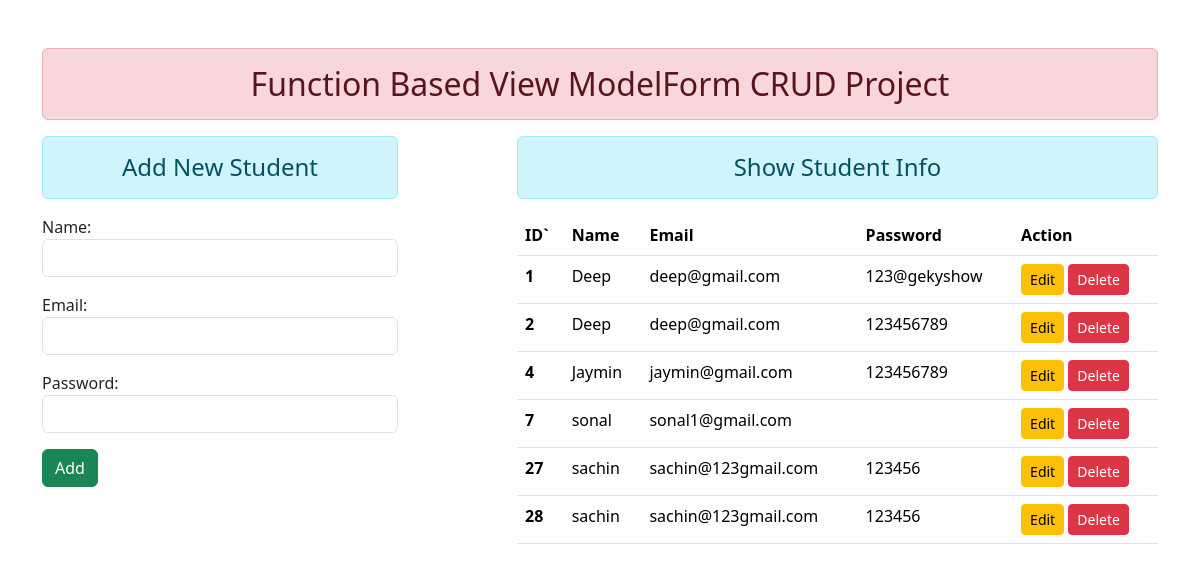
The page / on the database its author committed.
### enroll/models.py (models this page shows)
class User(models.Model):
    name=models.CharField(max_length=70)
    email=models.EmailField(max_length=70)
    password=models.CharField(max_length=100)

### enroll/views.py (the view)
# urls.py: path('',views.add_show,name="addendshow")
def add_show(request):
    if request.method == 'POST':
        fm = studentragistration(request.POST)
        if fm.is_valid():
         nm=fm.cleaned_data['name']
         em=fm.cleaned_data['email']
         pw=fm.cleaned_data['password']
         reg=User(name=nm, email=em ,password=pw)
         reg.save()
         fm = studentragistration()
    else:
        fm = studentragistration()
    stud=User.objects.all()
    return render(request,'enroll/addendshow.html',{'form':fm , 'stu':stud})

### enroll/forms.py
class studentragistration(forms.ModelForm):
    class Meta:
        model=User
        fields=['name','email','password']
        widgets={
            'name': forms.TextInput(attrs={'class':'form-control'}),
            'email': forms.EmailInput(attrs={'class':'form-control'}),
            'password': forms.PasswordInput(attrs={'class':'form-control'})
        }

### enroll/templates/enroll/addendshow.html (shortened to what this page needs)
{% extends 'enroll/base.html' %}
{% block content %}
<div class="row">
    <div class="col-sm-4">
        <h4 class="text-center alert alert-info">Add New Student</h4>
        <form action="" method="POST">
            {{form.as_p}}
             <input type="submit" class="btn btn-success" value="Add">
        </form>
    </div>
 <div class="col-sm-7 offset-1">
    <h4 class="text-center alert alert-info">Show Student Info</h4>
    {% if stu %}
        <table class="table table-hover">
            <thead>
                <tr>
                    <th scope="col">ID`</th>
                    <th scope="col">Name</th>
                    <th scope="col">Email</th>
                    <th scope="col">Password</th>
                    <th scope="col">Action</th>
                </tr>
            </thead>
            <tbody>
                {% for st in stu %}
                <tr>
                    <th scope="row">{{st.id}}</th>
                    <td>{{st.name}}</td>
                    <td>{{st.email}}</td>
                    <td>{{st.password}}</td>
                    <td>
                     <a href="#" class="btn btn-warning btn-sm">Edit</a>
                     <a href="#" class="btn btn-danger btn-sm">Delete</a>
                    </td>
                </tr>
                {% endfor %}
            </tbody>
        </table>
    {% else %}
       <h4 class="text-center alert alert-warning">No Record</h4>
    {% endif %}
 </div>
</div>
{% endblock content %}

### enroll/templates/enroll/base.html (shortened to what this page needs)
<!DOCTYPE html>
{% load static %}
<html lang="en">
<head>
    <link rel="stylesheet" href="{% static 'enroll/css/bootstrap.css' %}">
</head>
<body>
    <div class="container mt-5">
     <h2 class="text-center alert alert-danger">Function Based View ModelForm CRUD Project</h2>
     {% block content %} {% endblock content %}
    </div>
</body>
</html>

### rows shown on the page
User: id "1", name "Deep", email "deep@gmail.com", password "123@gekyshow"
User: id "2", name "Deep", email "deep@gmail.com", password "123456789"
User: id "4", name "Jaymin", email "jaymin@gmail.com", password "123456789"
User: id "7", name "sonal", email "sonal1@gmail.com"
User: id "27", name "sachin", email "sachin@123gmail.com", password "123456"
User: id "28", name "sachin", email "sachin@123gmail.com", password "123456"
